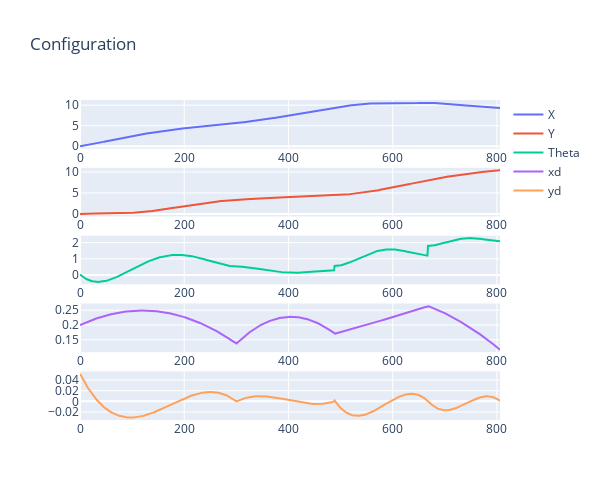
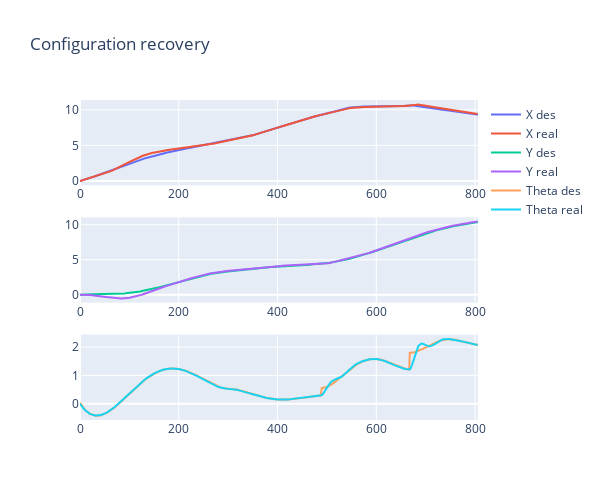
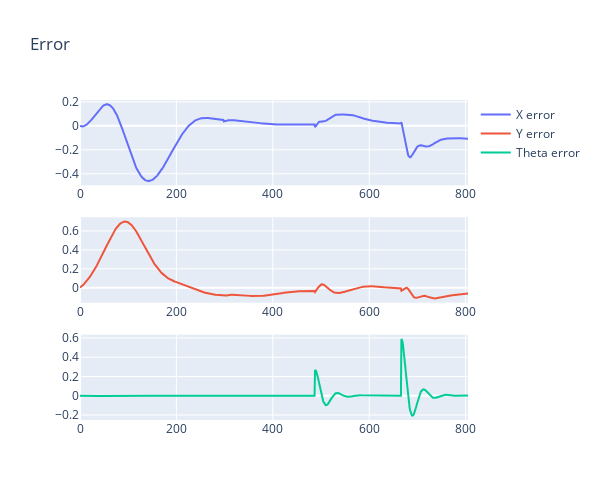
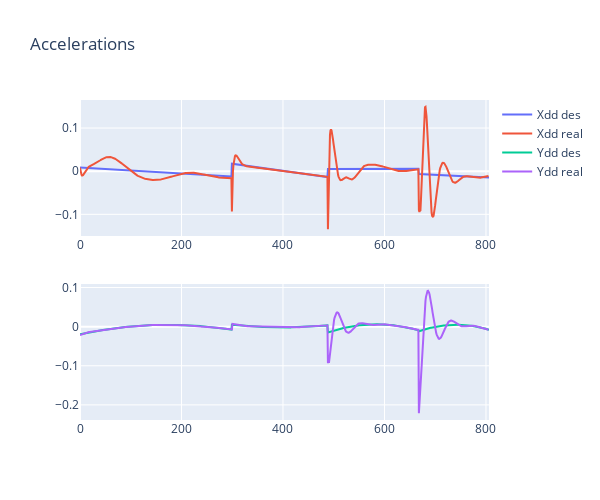

The notebook cell saved with these charts, in order:
### Code cell
evaluate = State_Reconstruction(rrt.confs, rrt.commands, rrt.accs_robF, jerk)
evaluate.rec_states()
evaluate.plot_stuff()

### Figure 1 — Plotly figure (JSON) as saved in the notebook; plotly's stock layout.template omitted (floating-point values rounded to 4 significant figures; data arrays with more than 128 entries replaced by an {"elided": "..."} marker saying what was removed)
{"data": [{"name": "X ", "type": "scatter", "x": {"elided": "806 float values"}, "xaxis": "x", "y": {"elided": "806 float values"}, "yaxis": "y"}, {"name": "Y ", "type": "scatter", "x": {"elided": "806 float values"}, "xaxis": "x2", "y": {"elided": "806 float values"}, "yaxis": "y2"}, {"name": "Theta ", "type": "scatter", "x": {"elided": "806 float values"}, "xaxis": "x3", "y": {"elided": "806 float values"}, "yaxis": "y3"}, {"name": "xd ", "type": "scatter", "x": {"elided": "806 float values"}, "xaxis": "x4", "y": {"elided": "806 float values"}, "yaxis": "y4"}, {"name": "yd ", "type": "scatter", "x": {"elided": "806 float values"}, "xaxis": "x5", "y": {"elided": "806 float values"}, "yaxis": "y5"}], "layout": {"height": 500, "title": {"text": "Configuration"}, "width": 600, "xaxis": {"anchor": "y", "domain": [0, 1]}, "xaxis2": {"anchor": "y2", "domain": [0, 1]}, "xaxis3": {"anchor": "y3", "domain": [0, 1]}, "xaxis4": {"anchor": "y4", "domain": [0, 1]}, "xaxis5": {"anchor": "y5", "domain": [0, 1]}, "yaxis": {"anchor": "x", "domain": [0.848, 1]}, "yaxis2": {"anchor": "x2", "domain": [0.636, 0.788]}, "yaxis3": {"anchor": "x3", "domain": [0.424, 0.576]}, "yaxis4": {"anchor": "x4", "domain": [0.212, 0.364]}, "yaxis5": {"anchor": "x5", "domain": [0, 0.152]}}}

### Figure 2 — Plotly figure (JSON) as saved in the notebook; plotly's stock layout.template omitted (floating-point values rounded to 4 significant figures; data arrays with more than 128 entries replaced by an {"elided": "..."} marker saying what was removed)
{"data": [{"name": "X des", "type": "scatter", "x": {"elided": "806 float values"}, "xaxis": "x", "y": {"elided": "806 float values"}, "yaxis": "y"}, {"name": "X real", "type": "scatter", "x": {"elided": "806 float values"}, "xaxis": "x", "y": {"elided": "805 float values"}, "yaxis": "y"}, {"name": "Y des", "type": "scatter", "x": {"elided": "806 float values"}, "xaxis": "x2", "y": {"elided": "806 float values"}, "yaxis": "y2"}, {"name": "Y real", "type": "scatter", "x": {"elided": "806 float values"}, "xaxis": "x2", "y": {"elided": "805 float values"}, "yaxis": "y2"}, {"name": "Theta des", "type": "scatter", "x": {"elided": "806 float values"}, "xaxis": "x3", "y": {"elided": "806 float values"}, "yaxis": "y3"}, {"name": "Theta real", "type": "scatter", "x": {"elided": "806 float values"}, "xaxis": "x3", "y": {"elided": "805 float values"}, "yaxis": "y3"}], "layout": {"height": 500, "title": {"text": "Configuration recovery"}, "width": 600, "xaxis": {"anchor": "y", "domain": [0, 1]}, "xaxis2": {"anchor": "y2", "domain": [0, 1]}, "xaxis3": {"anchor": "y3", "domain": [0, 1]}, "yaxis": {"anchor": "x", "domain": [0.7333, 1]}, "yaxis2": {"anchor": "x2", "domain": [0.3667, 0.6333]}, "yaxis3": {"anchor": "x3", "domain": [0, 0.2667]}}}

### Figure 3 — Plotly figure (JSON) as saved in the notebook; plotly's stock layout.template omitted (floating-point values rounded to 4 significant figures; data arrays with more than 128 entries replaced by an {"elided": "..."} marker saying what was removed)
{"data": [{"name": "X error ", "type": "scatter", "x": {"elided": "805 float values"}, "xaxis": "x", "y": {"elided": "805 float values"}, "yaxis": "y"}, {"name": "Y error ", "type": "scatter", "x": {"elided": "805 float values"}, "xaxis": "x2", "y": {"elided": "805 float values"}, "yaxis": "y2"}, {"name": "Theta error ", "type": "scatter", "x": {"elided": "805 float values"}, "xaxis": "x3", "y": {"elided": "805 float values"}, "yaxis": "y3"}], "layout": {"height": 500, "title": {"text": "Error"}, "width": 600, "xaxis": {"anchor": "y", "domain": [0, 1]}, "xaxis2": {"anchor": "y2", "domain": [0, 1]}, "xaxis3": {"anchor": "y3", "domain": [0, 1]}, "yaxis": {"anchor": "x", "domain": [0.7333, 1]}, "yaxis2": {"anchor": "x2", "domain": [0.3667, 0.6333]}, "yaxis3": {"anchor": "x3", "domain": [0, 0.2667]}}}

### Figure 4 — Plotly figure (JSON) as saved in the notebook; plotly's stock layout.template omitted (floating-point values rounded to 4 significant figures; data arrays with more than 128 entries replaced by an {"elided": "..."} marker saying what was removed)
{"data": [{"name": "Xdd des", "type": "scatter", "x": {"elided": "806 float values"}, "xaxis": "x", "y": {"elided": "806 float values"}, "yaxis": "y"}, {"name": "Xdd real", "type": "scatter", "x": {"elided": "806 float values"}, "xaxis": "x", "y": {"elided": "805 float values"}, "yaxis": "y"}, {"name": "Ydd des", "type": "scatter", "x": {"elided": "806 float values"}, "xaxis": "x2", "y": {"elided": "806 float values"}, "yaxis": "y2"}, {"name": "Ydd real", "type": "scatter", "x": {"elided": "806 float values"}, "xaxis": "x2", "y": {"elided": "805 float values"}, "yaxis": "y2"}], "layout": {"height": 500, "title": {"text": "Accelerations"}, "width": 600, "xaxis": {"anchor": "y", "domain": [0, 1]}, "xaxis2": {"anchor": "y2", "domain": [0, 1]}, "yaxis": {"anchor": "x", "domain": [0.575, 1]}, "yaxis2": {"anchor": "x2", "domain": [0, 0.425]}}}
